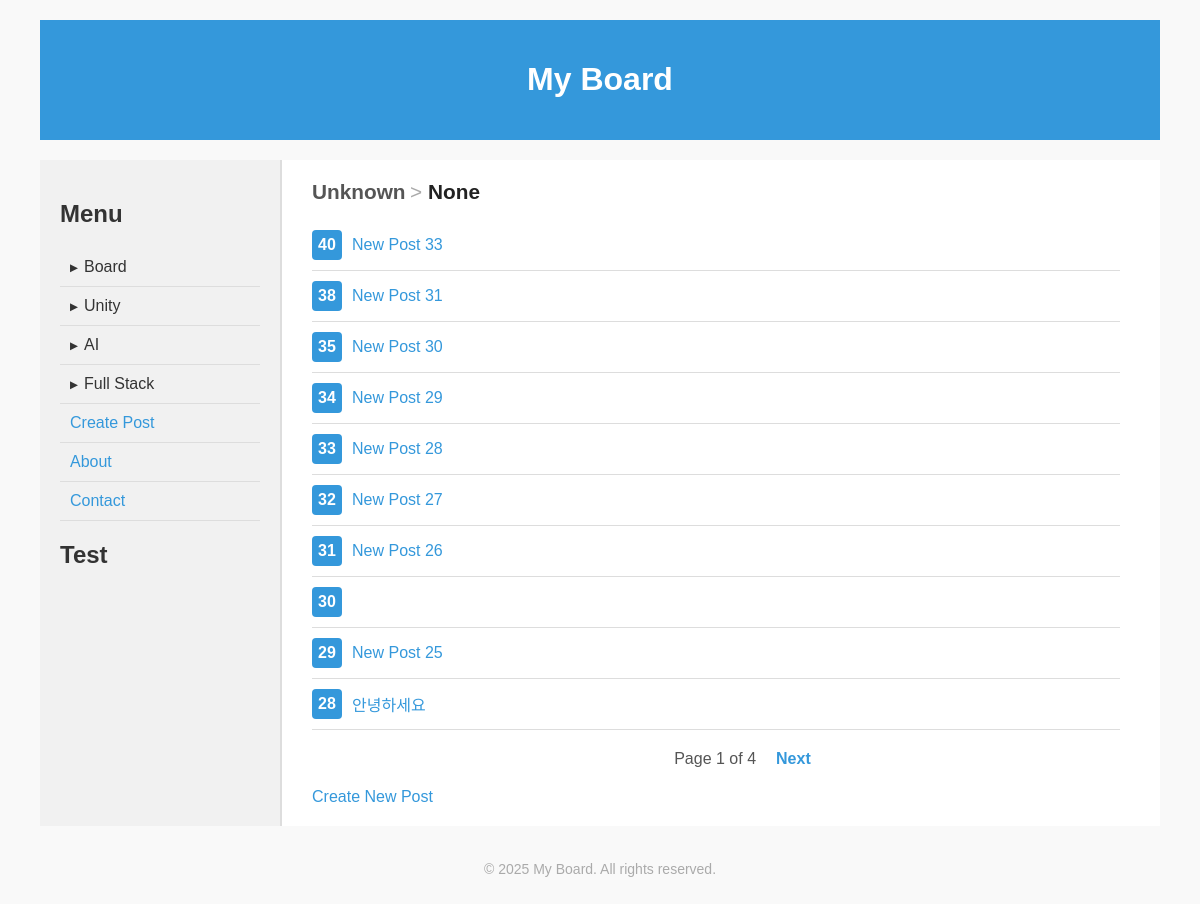
The page /board/ on the database as committed earlier.
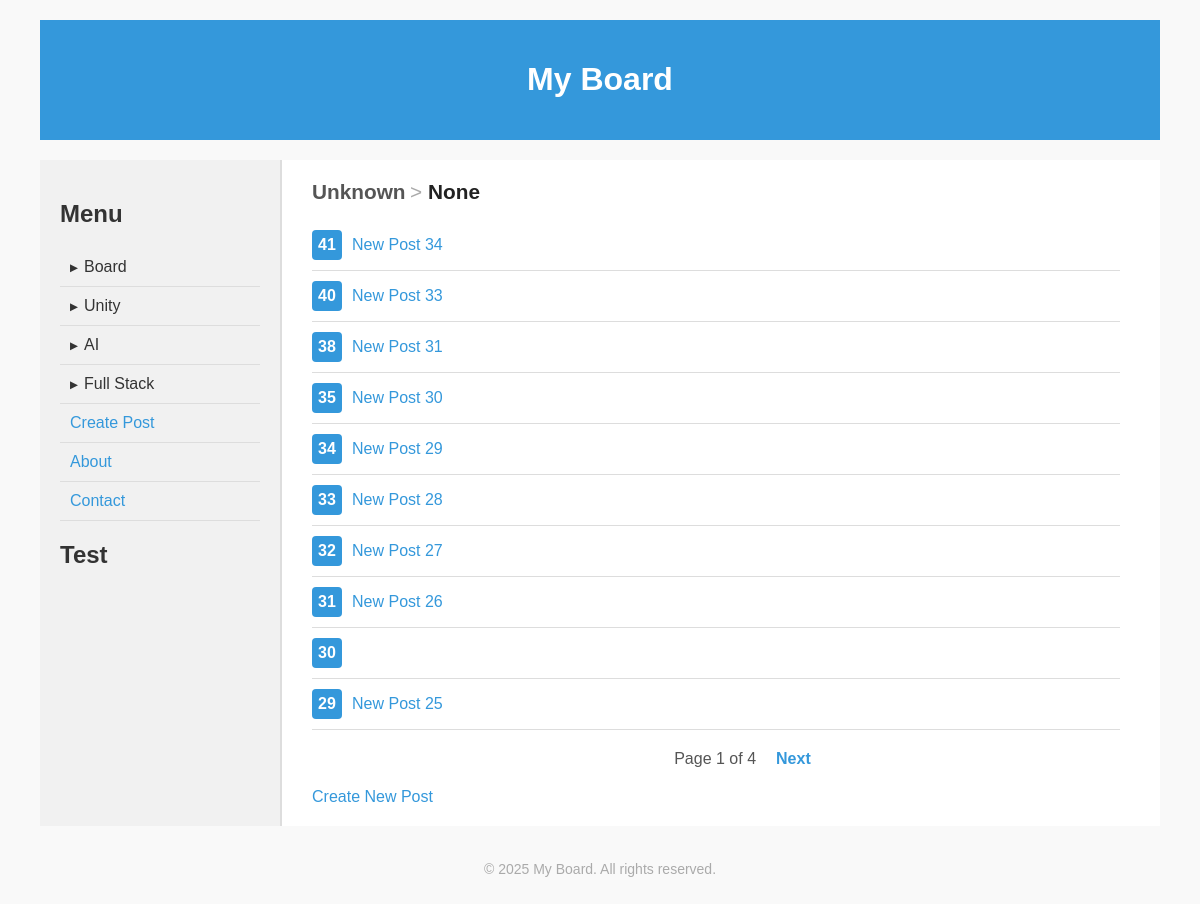
The same page on the database as committed later.
### board/models.py (models this page shows, shortened)
class Post(models.Model):
    CATEGORY_CHOICES = [
        ('free', '자유'),
        ('diary', '일기'),
        ('activity', '활동'),
        ('2d', '2D'),
        ('3d', '3D'),
        ('android-permission', '앱 권한'),
        ('chatbot', '챗봇'),
        ('classification', '분류'),
        ('flea-market', 'Flea Market'),
        ('green-code', 'Green Code'),
    ]
    category = models.CharField(
        max_length=20,
        choices=CATEGORY_CHOICES,
        default='free'
    )
    tag = models.CharField(
        max_length=20,
        default='tag1'
    )
    title = models.CharField(max_length=200)
    content = models.TextField()
    post_date = models.DateTimeField("date posted")
    update_date = models.DateTimeField("date updated", auto_now=True) # 저장될 때마다 매번 갱신

### board/views.py (the view)
# urls.py: path('', views.index, name='index'),
def index(request):
    category = request.GET.get('category')
    tag = request.GET.get('tag')
    parentCategory = get_parent_category(category)
    tag_list = CATEGORY_TAGS.get(category, [])
    latest_post_list = Post.objects.all().order_by('-post_date')
    if category:
        latest_post_list = latest_post_list.filter(category=category).order_by('-post_date')
    if tag:
        latest_post_list = latest_post_list.filter(tag=tag).order_by('-post_date')
    paginator = Paginator(latest_post_list, 10) # 10 posts per one page
    page_number = request.GET.get('page') # current page
    page_obj = paginator.get_page(page_number)
    context = {
        'page_obj': page_obj,
        'selected_category': category,
        'parent_category': parentCategory,
        'tag_list': tag_list,
    }
    if request.headers.get('x-requested-with') == 'XMLHttpRequest': # AJAX 요청인 경우
        return render(request, 'board/post_list_partial.html', context)
    else:
        return render(request, 'board/index.html', context)

### board/views.py (called while the page is built)
def get_parent_category(category):
    mapping = {
        "2d": "Unity",
        "3d": "Unity",
        "android-permission": "AI",
        "chatbot": "AI",
        "classification": "AI",
        "flea-market": "Full Stack",
        "green-code": "Full Stack",
    }
    return mapping.get(category, "Unknown")

### board/templates/board/index.html (shortened to what this page needs)
{% extends 'base.html' %}
{% block content %}
<div id="category-title">
    <span style="font-size: 1.3rem; font-weight: bold; color: #555;">{{ parent_category }}</span>
    <span style="font-size: 1.3rem; color: #aaa;"> &gt; </span>
    <span style="font-size: 1.3rem; font-weight: bold; color: #222;">{{ selected_category|title }}</span>
</div>
{% if page_obj %}
    <ul class="post-list">
        {% for post in page_obj %}
            <li>
                <div class="post-number">{{ post.id }}</div>
                <a href="{% url 'board:detail' post.id %}">{{ post.title }}</a>
            </li>
        {% endfor %}
    </ul>
    <div class="pagination">
        <div class="pagination-prev">
        </div>
        <div class="pagination-center">
            <span>Page {{ page_obj.number }} of {{ page_obj.paginator.num_pages }}</span>
        </div>
        <div class="pagination-next">
            {% if page_obj.has_next %}
                <a href="?page={{ page_obj.next_page_number }}{% if selected_category %}&category={{ selected_category }}{% endif %}">Next</a>
            {% else %}
                <span class="invisible">Next</span>
            {% endif %}
        </div>
    </div>
{% else %}
    <p>No post are available.</p>
{% endif %}
<a href="/board/create/">Create New Post</a>
{% endblock %}

### board/templates/base.html (shortened to what this page needs)
<!DOCTYPE html>
<html lang="en">
<head>
    <link rel="stylesheet" href="https://cdn.quilljs.com/1.3.6/quill.snow.css">
</head>
<body>
    <header>
        <a href="{% url 'board:index' %}">
            <h1>My Board</h1>
        </a>
    </header>
    <div class="container">
        <aside>
            <h2>Menu</h2>
            <ul id="menu-list">
                <li id="menu-category">
                    <span id="arrow-category">▶</span>
                    Board
                </li>
                <li id="menu-unity">
                    <span id="arrow-unity">▶</span>
                    Unity
                </li>
                <li id="menu-ai">
                    <span id="arrow-ai">▶</span>
                    AI
                </li>
                <li id="menu-full">
                    <span id="arrow-full">▶</span>
                    Full Stack
                </li>
                <li><a href="/board/create/">Create Post</a></li>
                <li><a href="#">About</a></li>
                <li><a href="#">Contact</a></li>
            </ul>
            <h2>Test</h2>
        </aside>
        <main>
            {% block content %}
            {% endblock %}
        </main>
    </div>
    <footer>
        &copy; 2025 My Board. All rights reserved.
    </footer>
</body>
</html>

### board/templates/base.html (style rules this page uses)
body { font-family: Arial, sans-serif; margin: 0 20px; padding: 20px; background-color: #f9f9f9; color: #333; }
header { background-color: #3498db; color: white; padding: 20px; text-align: center; }
header h1 { color: white; }
.container { display: flex; justify-content: space-between; align-items: stretch; margin: 0 auto; padding: 20px 0; }
aside { width: 200px; height: auto; padding: 20px; background-color: #f1f1f1; border-right: 1px solid #ddd; }
main { flex-grow: 1; padding: 20px; padding-left: 30px; padding-right: 40px; background-color: white; border-left: 1px solid #ddd; }
h1 { color: #444; display: inline-block; }
a { color: #3498db; text-decoration: none; }
ul { list-style: none; padding: 0; }
li { padding: 10px; border-bottom: 1px solid #ddd; }
.post-list li { display: flex; align-items: center; padding: 10px 0; border-bottom: 1px solid #ddd; }
.post-number { width: 30px; height: 30px; background-color: #3498db; color: white; font-weight: bold; text-align: center; line-height: 30px; border-radius: 4px; margin-right: 10px; flex-shrink: 0; }
.pagination { display: flex; justify-content: center; margin: 20px 0; }
.pagination a { margin: 0 10px; color: #3498db; font-weight: bold; }
.pagination span { margin: 0 10px; color: #555; }
#menu-category, #menu-unity, #menu-ai, #menu-full { display: flex; align-items: center; cursor: pointer; }
#arrow-category, #arrow-unity, #arrow-ai, #arrow-full { display: inline-block; transition: transform 0.3s; font-size: 0.65rem; margin-right: 6px; }
footer { text-align: center; color: #aaa; padding: 15px; font-size: 14px; }

Rows that differ between the two databases and show on the page:
no longer on this page (row unchanged): Post: id "28", title "안녕하세요"
added Post: id "41", title "New Post 34"
